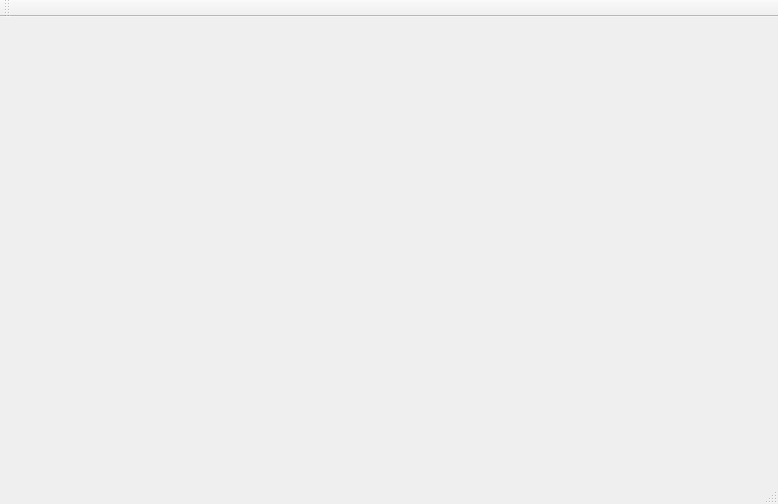
<?xml version="1.0" encoding="UTF-8"?>
<ui version="4.0">
 <class>MainWindow</class>
 <widget class="QMainWindow" name="MainWindow">
  <property name="geometry">
   <rect>
    <x>0</x>
    <y>0</y>
    <width>778</width>
    <height>504</height>
   </rect>
  </property>
  <property name="windowTitle">
   <string>MainWindow</string>
  </property>
  <widget class="QWidget" name="centralWidget"/>
  <widget class="QMenuBar" name="menuBar">
   <property name="geometry">
    <rect>
     <x>0</x>
     <y>0</y>
     <width>778</width>
     <height>23</height>
    </rect>
   </property>
  </widget>
  <widget class="QStatusBar" name="statusBar"/>
  <widget class="QToolBar" name="toolBar">
   <property name="windowTitle">
    <string>toolBar</string>
   </property>
   <attribute name="toolBarArea">
    <enum>TopToolBarArea</enum>
   </attribute>
   <attribute name="toolBarBreak">
    <bool>false</bool>
   </attribute>
  </widget>
  <action name="actionCOM1">
   <property name="text">
    <string>COM1</string>
   </property>
  </action>
 </widget>
 <layoutdefault spacing="6" margin="11"/>
 <resources/>
 <connections/>
</ui>
